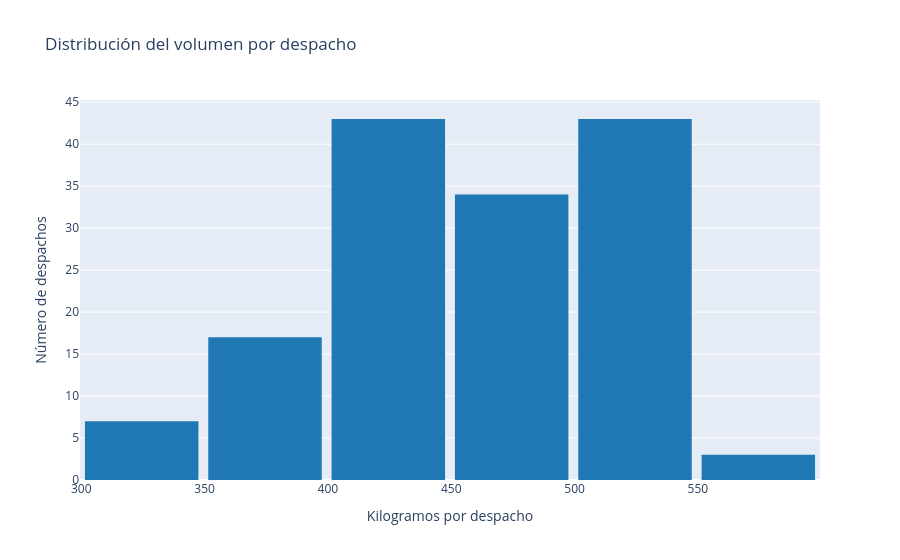

Notebook code for this chart:
### Markdown cell above
## Histograma del tamaño de los despachos

El histograma muestra cuántos despachos se realizaron en cada rango de kilogramos. Se consideran solo movimientos de salida, excluyendo los registros con cantidad cero.

### Code cell
dispatch_data = df.loc[df["tipo_movimiento"] == "Salida", "salidas_kg"]

fig_dispatch_histogram = go.Figure(
    data=[
        go.Histogram(
            x=dispatch_data,
            nbinsx=12,
            marker_color="#1f77b4",
            name="Despachos",
        )
    ]
)
fig_dispatch_histogram.update_layout(
    title="Distribución del volumen por despacho",
    xaxis_title="Kilogramos por despacho",
    yaxis_title="Número de despachos",
    bargap=0.08,
)
fig_dispatch_histogram.show()

### Figure 1 — Plotly figure (JSON) as saved in the notebook; plotly's stock layout.template omitted (floating-point values rounded to 4 significant figures; data arrays with more than 128 entries replaced by an {"elided": "..."} marker saying what was removed)
{"data": [{"marker": {"color": "#1f77b4"}, "name": "Despachos", "nbinsx": 12, "type": "histogram", "x": {"elided": "147 int values"}}], "layout": {"bargap": 0.08, "title": {"text": "Distribución del volumen por despacho"}, "xaxis": {"title": {"text": "Kilogramos por despacho"}}, "yaxis": {"title": {"text": "Número de despachos"}}}}
